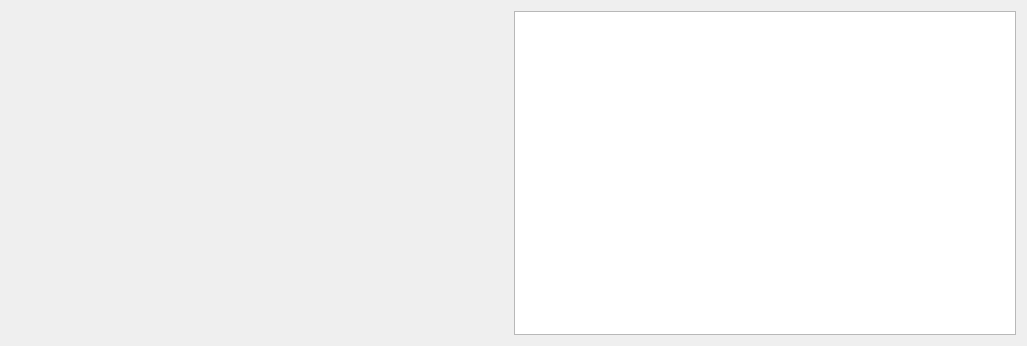
<?xml version="1.0" encoding="UTF-8"?>
<ui version="4.0">
 <class>previewForm</class>
 <widget class="QWidget" name="previewForm">
  <property name="geometry">
   <rect>
    <x>0</x>
    <y>0</y>
    <width>1027</width>
    <height>346</height>
   </rect>
  </property>
  <property name="minimumSize">
   <size>
    <width>400</width>
    <height>200</height>
   </size>
  </property>
  <property name="windowTitle">
   <string>Temperature controller readout</string>
  </property>
  <layout class="QHBoxLayout" name="horizontalLayout">
   <item>
    <layout class="QHBoxLayout" name="horizontalLayout_2" stretch="1,1">
     <item>
      <layout class="QVBoxLayout" name="displayLayout" stretch=""/>
     </item>
     <item>
      <widget class="QTextEdit" name="peltieOutputEdit">
       <property name="sizePolicy">
        <sizepolicy hsizetype="Expanding" vsizetype="Expanding">
         <horstretch>1</horstretch>
         <verstretch>0</verstretch>
        </sizepolicy>
       </property>
      </widget>
     </item>
    </layout>
   </item>
  </layout>
 </widget>
 <resources/>
 <connections/>
</ui>
